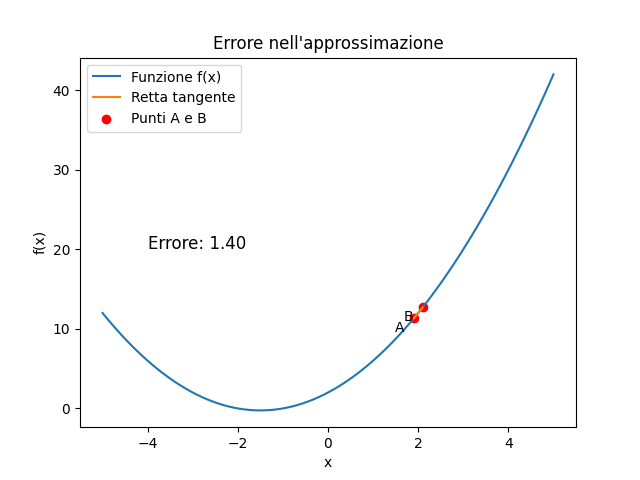

Here is the Python script that generated this plot:
import numpy as np
import matplotlib.pyplot as plt

def f(x):
    return x**2 + 3*x + 2

def tangent_line(x, x0):
    return f(x0) + (2*x0 + 3) * (x - x0)

# Intervallo di valori di x
x = np.linspace(-5, 5, 100)

# Punto di valutazione x0
x0 = 2

# Incremento dx
dx = 0.1

# Calcolo delle coordinate dei punti A e B
xA = x0 - dx
yA = f(xA)
xB = x0 + dx
yB = f(xB)

# Calcolo delle coordinate dei punti lungo la retta tangente
xt = np.linspace(xA, xB, 100)
yt = tangent_line(xt, x0)

# Calcolo dell'errore
error = np.abs(yB - yA)

# Creazione del grafico
plt.plot(x, f(x), label='Funzione f(x)')
plt.plot(xt, yt, label='Retta tangente')
plt.scatter([xA, xB], [yA, yB], color='red', label='Punti A e B')
plt.annotate('A', (xA, yA), textcoords="offset points", xytext=(-10,-10), ha='center')
plt.annotate('B', (xB, yB), textcoords="offset points", xytext=(-10,-10), ha='center')
plt.title('Errore nell\'approssimazione')
plt.xlabel('x')
plt.ylabel('f(x)')
plt.legend()

# Stampa dell'errore
plt.text(-4, 20, f'Errore: {error:.2f}', fontsize=12)

# Visualizzazione del grafico
plt.show()
